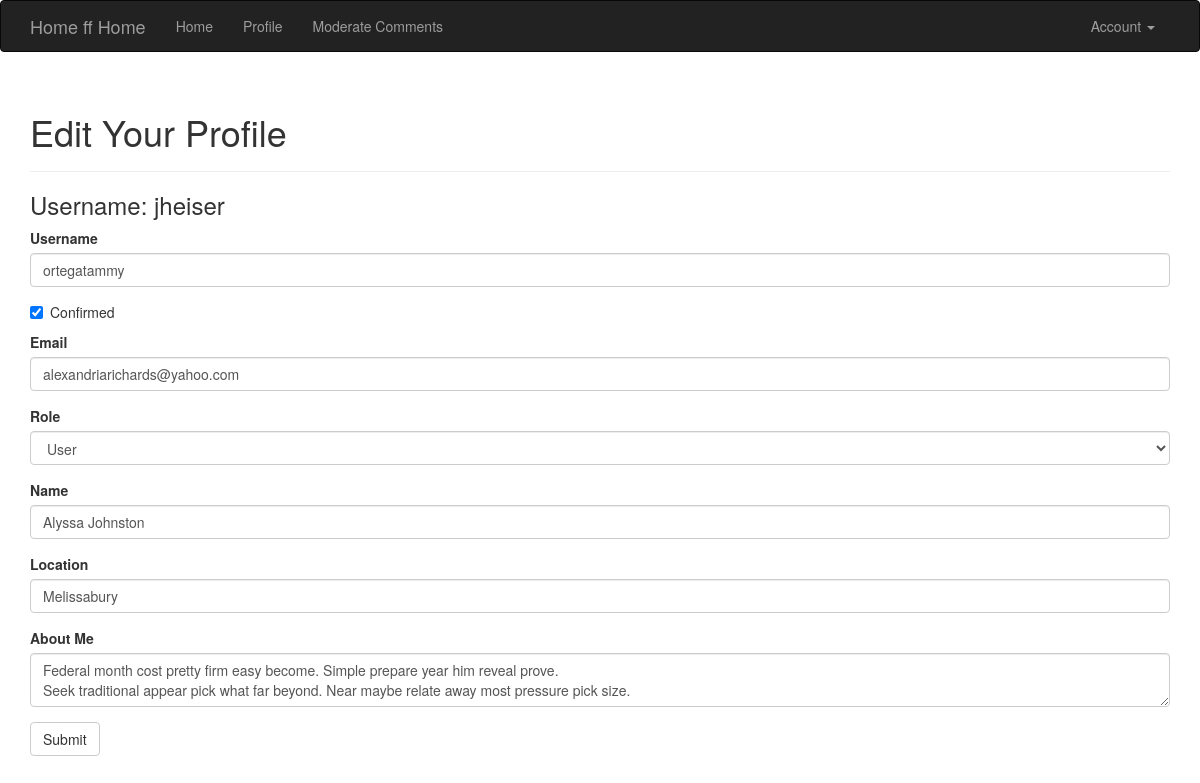
Page /edit_profile/2 (signed in) on the committed database.
### app/models.py (models this page shows, shortened)
class User(UserMixin,db.Model):
    __tablename__ = 'users'
    id = db.Column(db.Integer, primary_key=True)
    email = db.Column(db.String(64), unique=True, index=True)
    username = db.Column(db.String(64), unique=True, index=True)
    name = db.Column(db.String(64))
    location = db.Column(db.String(64))
    about_me = db.Column(db.Text())
    member_since = db.Column(db.DateTime(),default = datetime.utcnow)
    last_seen = db.Column(db.DateTime(),default = datetime.utcnow)
    role_id = db.Column(db.Integer, db.ForeignKey('roles.id'))
    posts = db.relationship('Post', backref='author',lazy='dynamic')
    comments = db.relationship('Comment',backref='author',lazy='dynamic')
    confirmed = db.Column(db.Boolean,default=False)
    password_hash = db.Column(db.String(128))
    avatar_hash=db.Column(db.String(32))
    followed = db.relationship('Follow',
                                foreign_keys = [Follow.follower_id],
                                backref=db.backref('follower',lazy='joined'),
                                lazy='dynamic',
                                cascade='all, delete-orphan')
    followers = db.relationship('Follow',
                                foreign_keys = [Follow.followed_id],
                                backref=db.backref('followed',lazy='joined'),
                                lazy='dynamic',
                                cascade='all, delete-orphan')
    def can(self,perm):
        return self.role is not None and self.role.has_permission(perm)
    @property
    def password(self):
        raise AttributeError('(chuckles) HA, password cannot be read, you FOOL.')
    def ping(self):
        self.last_seen = datetime.utcnow()
        db.session.add(self)
        db.session.commit()

### app/main/views.py (the view, shortened to what this page needs)
@main.route('/edit_profile/<int:id>', methods=["GET","POST"])
@login_required
@admin_required
def edit_profile_admin(id):
    user = User.query.get_or_404(id)
    form = EditProfileAdminForm(user=user)
    form.name.data = user.name
    form.username.data = user.username
    form.email.data = user.email
    form.location.data = user.location
    form.about_me.data = user.about_me
    form.role.data = user.role_id
    form.confirmed.data = user.confirmed
    return render_template('edit_profile.html',form = form, user = user)

### app/main/forms.py (shortened to what this page needs)
class EditProfileAdminForm(FlaskForm):
    username = StringField('Username', validators=[
        DataRequired(), Length(1, 64),
        Regexp('^[A-Za-z][A-Za-z0-9_.]*$', 0,
            'Usernames must have start with a letter, and only '
            'contain letters, numbers, dots or underscores.')])
    confirmed = BooleanField('Confirmed')
    email = StringField('Email', validators=[DataRequired(),Email(),Length(1,64)])
    role = SelectField('Role',coerce=int)
    name = StringField("Name")
    location = StringField("Location")
    about_me = TextAreaField("About Me")
    submit = SubmitField("Submit")
    def __init__(self,user,*args,**kwargs):
        super(EditProfileAdminForm,self).__init__(*args,**kwargs)
        self.role.choices = [(role.id,role.name)
            for role in Role.query.order_by(Role.name).all()] #order_by does a-z
        self.user = user

### app/auth/views.py (called while the page is built)
@auth.before_app_request
def before_request():
    if current_user.is_authenticated:
        current_user.ping()
        if not current_user.confirmed and \
            request.endpoint and \
            request.blueprint != 'auth' and \
            request.endpoint != 'static':
            return redirect(url_for('auth.unconfirmed')) # send them to resend the email

### app/main/__init__.py (called while the page is built)
@main.app_context_processor
def inject_permissions():
    return dict(Permission=Permission)

### app/main/views.py (called while the page is built, shortened)
@main.after_app_request
def after_request(response):
    return response

### app/models.py (called while the page is built)
@login_manager.user_loader
def load_user(user_id):
    return User.query.get(int(user_id))

    def has_permission(self,perm):
        return self.permissions & perm == perm

### app/templates/edit_profile.html (shortened to what this page needs)
{% extends "base.html" %}
{% import "bootstrap/wtf.html" as wtf %}
{% block page_content %}
<div class="page-header">
    <h1>Edit Your Profile </h1>
</div>
    <h3>Username: {{current_user.username}}</h3>
{{ wtf.quick_form(form) }}
{% endblock %}

### rows in the picture
User: username "jheiser"
User: username "ortegatammy", confirmed "☑", email "alexandriarichards@yahoo.com", role "User", name "Alyssa Johnston", location "Melissabury", about_me "Federal month cost pretty firm easy become. Simple prepare year him reveal prove. Seek traditional appear pick what far beyond. Near maybe relate away most pressure pick size."
